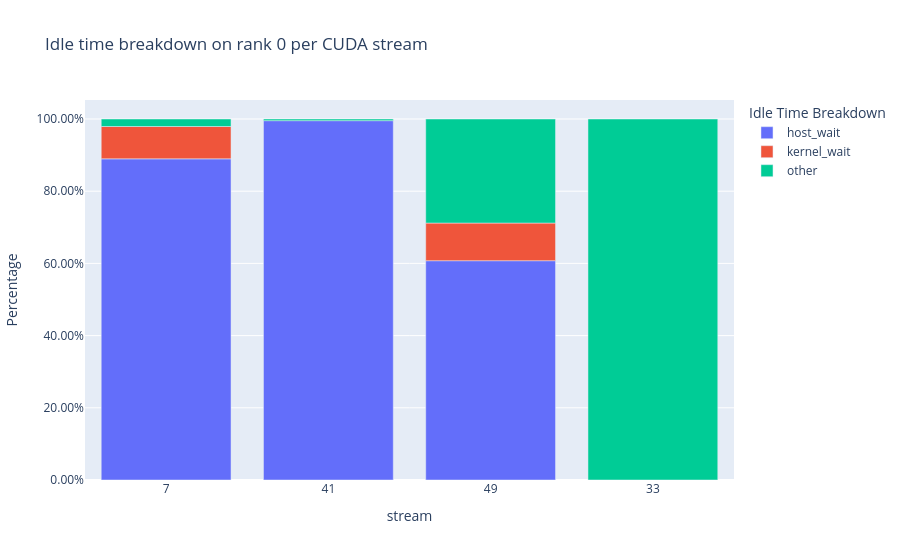

Notebook code for this chart:
### Code cell
idle_time_df = analyzer.get_idle_time_breakdown()
idle_time_df

### Figure 1 — Plotly figure (JSON) as saved in the notebook; plotly's stock layout.template omitted (floating-point values rounded to 4 significant figures)
{"data": [{"customdata": [[49930.0], [155900.0], [1526.0]], "hovertemplate": "idle_category=host_wait<br>stream=%{x}<br>idle_time_ratio=%{y}<br>idle_time=%{customdata[0]}<extra></extra>", "legendgroup": "host_wait", "marker": {"color": "#636efa", "pattern": {"shape": ""}}, "name": "host_wait", "orientation": "v", "showlegend": true, "textposition": "auto", "type": "bar", "x": ["7", "41", "49"], "xaxis": "x", "y": [0.8896, 0.9954, 0.6075], "yaxis": "y"}, {"customdata": [[5025.0], [6.0], [262.0]], "hovertemplate": "idle_category=kernel_wait<br>stream=%{x}<br>idle_time_ratio=%{y}<br>idle_time=%{customdata[0]}<extra></extra>", "legendgroup": "kernel_wait", "marker": {"color": "#EF553B", "pattern": {"shape": ""}}, "name": "kernel_wait", "orientation": "v", "showlegend": true, "textposition": "auto", "type": "bar", "x": ["7", "33", "49"], "xaxis": "x", "y": [0.08954, 3.772e-05, 0.1043], "yaxis": "y"}, {"customdata": [[1168.0], [716.0], [159100.0], [724.0]], "hovertemplate": "idle_category=other<br>stream=%{x}<br>idle_time_ratio=%{y}<br>idle_time=%{customdata[0]}<extra></extra>", "legendgroup": "other", "marker": {"color": "#00cc96", "pattern": {"shape": ""}}, "name": "other", "orientation": "v", "showlegend": true, "textposition": "auto", "type": "bar", "x": ["7", "41", "33", "49"], "xaxis": "x", "y": [0.02081, 0.004573, 1.0, 0.2882], "yaxis": "y"}], "layout": {"barmode": "relative", "legend": {"title": {"text": "Idle Time Breakdown"}, "tracegroupgap": 0}, "title": {"text": "Idle time breakdown on rank 0 per CUDA stream"}, "xaxis": {"anchor": "y", "domain": [0, 1], "title": {"text": "stream"}}, "yaxis": {"anchor": "x", "domain": [0, 1], "tickformat": ".2%", "title": {"text": "Percentage"}}}}
